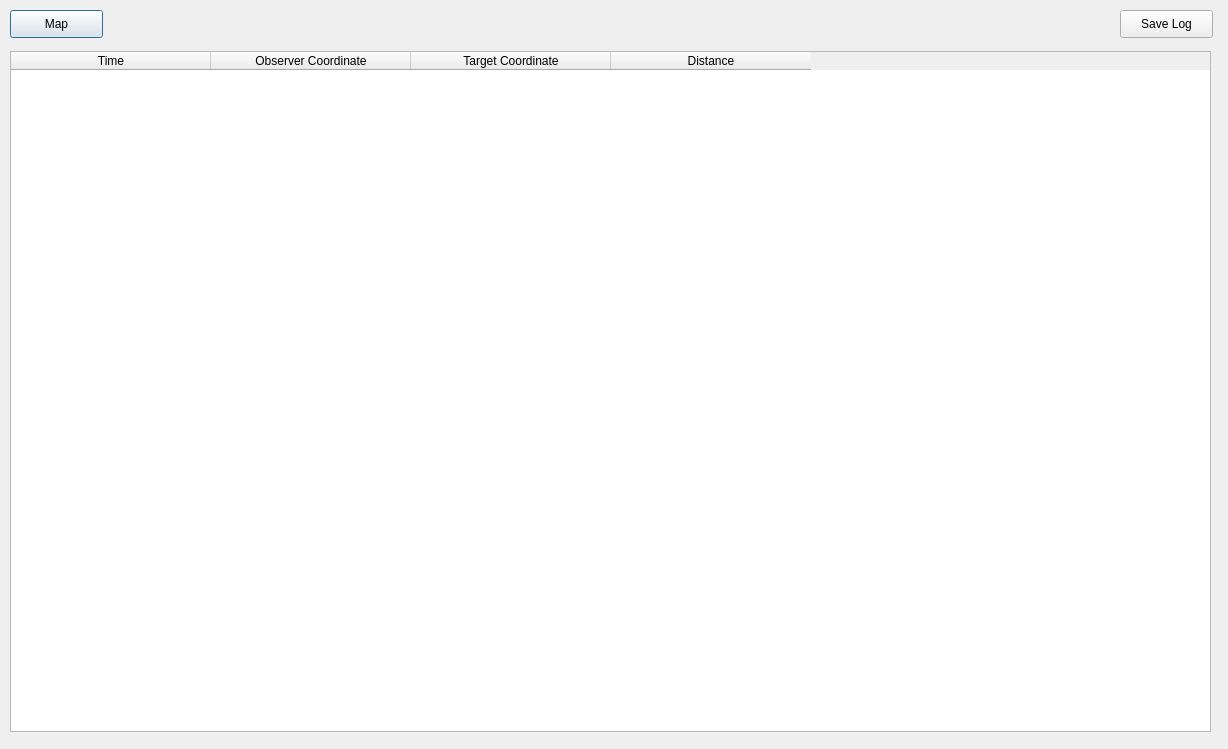
<?xml version="1.0" encoding="UTF-8"?>
<ui version="4.0">
 <class>Inform</class>
 <widget class="QDialog" name="Inform">
  <property name="geometry">
   <rect>
    <x>0</x>
    <y>0</y>
    <width>1228</width>
    <height>749</height>
   </rect>
  </property>
  <property name="windowTitle">
   <string>Dialog</string>
  </property>
  <widget class="QPushButton" name="Mapbutton">
   <property name="geometry">
    <rect>
     <x>10</x>
     <y>10</y>
     <width>93</width>
     <height>28</height>
    </rect>
   </property>
   <property name="text">
    <string>Map</string>
   </property>
  </widget>
  <widget class="QTableWidget" name="tableWidget">
   <property name="geometry">
    <rect>
     <x>10</x>
     <y>51</y>
     <width>1201</width>
     <height>681</height>
    </rect>
   </property>
   <attribute name="horizontalHeaderDefaultSectionSize">
    <number>200</number>
   </attribute>
   <column>
    <property name="text">
     <string>Time</string>
    </property>
   </column>
   <column>
    <property name="text">
     <string>Observer Coordinate</string>
    </property>
   </column>
   <column>
    <property name="text">
     <string>Target Coordinate</string>
    </property>
   </column>
   <column>
    <property name="text">
     <string>Distance</string>
    </property>
   </column>
  </widget>
  <widget class="QPushButton" name="Savebutton">
   <property name="geometry">
    <rect>
     <x>1120</x>
     <y>10</y>
     <width>93</width>
     <height>28</height>
    </rect>
   </property>
   <property name="text">
    <string>Save Log</string>
   </property>
  </widget>
 </widget>
 <resources/>
 <connections/>
</ui>
